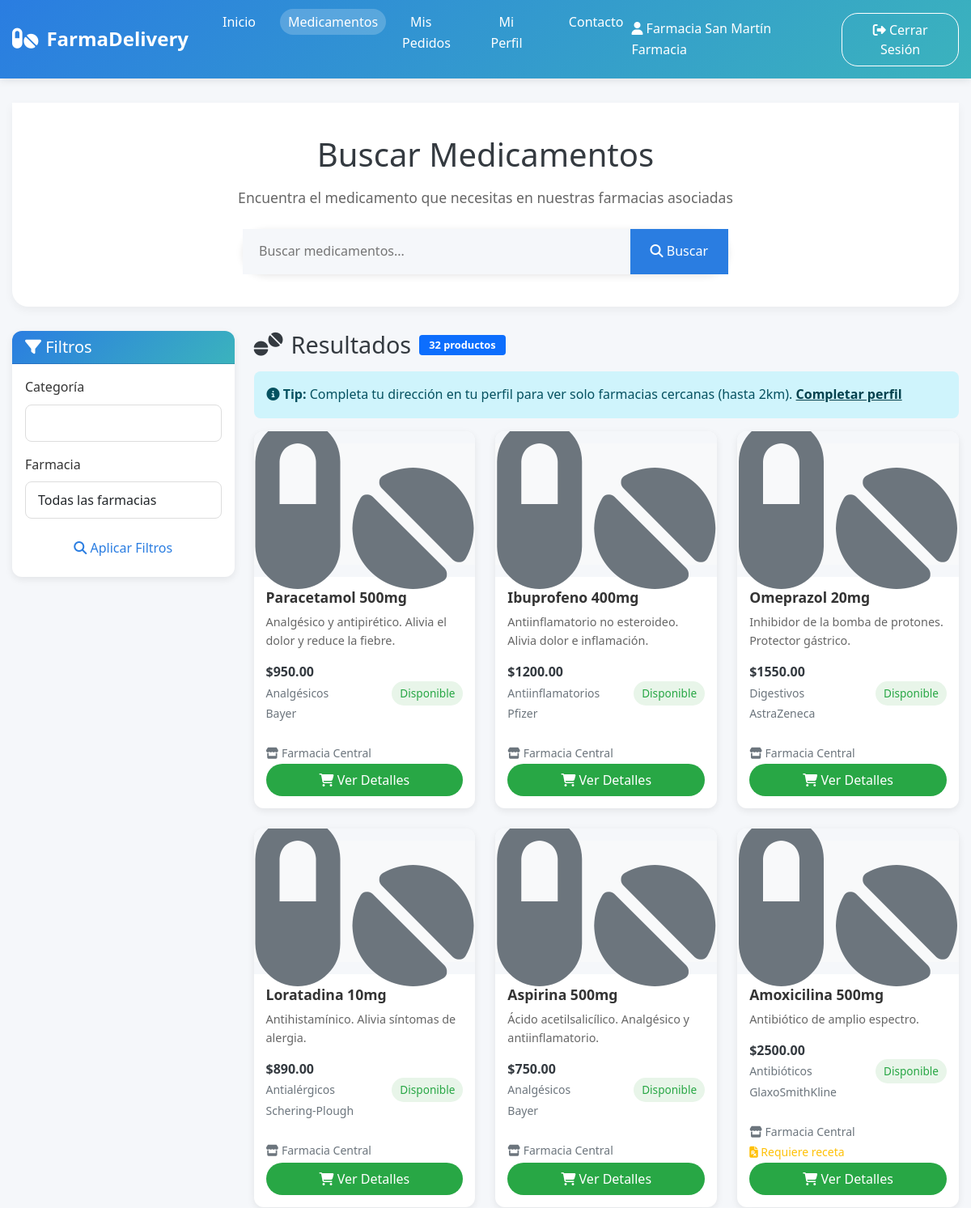
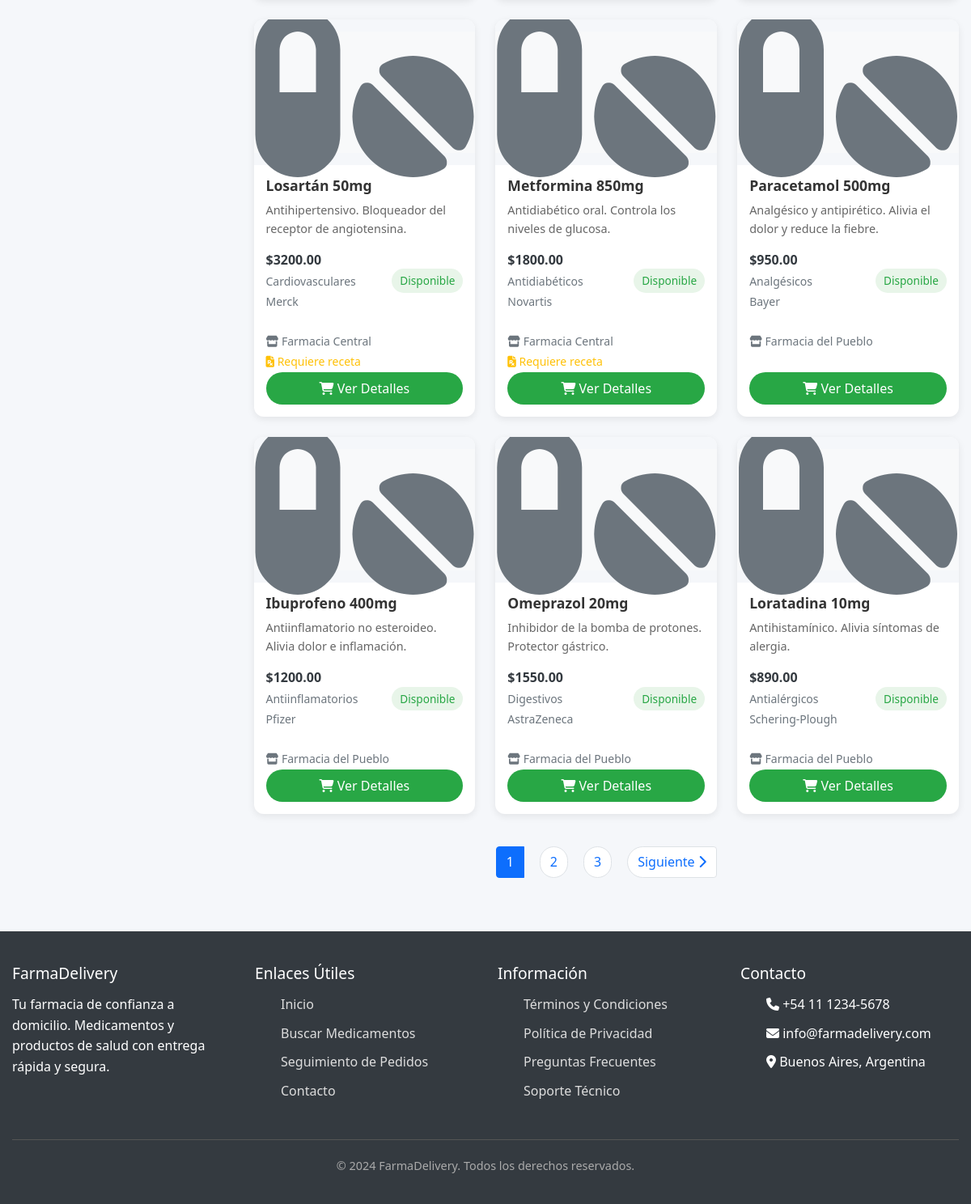
Screenshot of /buscar/ (signed in) with the database file from the repository (2 pictures, top to bottom).
### core/models.py (models this page shows, shortened)
class Producto(models.Model):
    nombre = models.CharField(max_length=200)
    descripcion = models.TextField(blank=True)
    imagen = models.ImageField(upload_to='productos/', null=True, blank=True, verbose_name="Imagen del Producto")
    precio_base = models.DecimalField(max_digits=10, decimal_places=2)
    codigo_barras = models.CharField(max_length=50, unique=True, blank=True)
    categoria = models.CharField(max_length=100, blank=True)
    laboratorio = models.CharField(max_length=100, blank=True)
    requiere_receta = models.BooleanField(default=False)
    stock_disponible = models.PositiveIntegerField(default=0)
    farmacia = models.ForeignKey(Farmacia, on_delete=models.CASCADE, related_name='productos')
    activo = models.BooleanField(default=True)
    fecha_creacion = models.DateTimeField(auto_now_add=True)
    class Meta:
        verbose_name = 'Producto'
        verbose_name_plural = 'Productos'

class Farmacia(models.Model):
    user = models.OneToOneField(User, on_delete=models.CASCADE, related_name='farmacia')
    nombre = models.CharField(max_length=100)
    direccion = models.ForeignKey(Direccion, on_delete=models.CASCADE)
    matricula = models.CharField(max_length=20, unique=True)
    cuit = models.CharField(
        max_length=13,
        unique=True,
        validators=[
            MinLengthValidator(11),
            RegexValidator(r'^\d+$', 'El CUIT debe contener solo números')
        ]
    )
    obras_sociales_aceptadas = models.ManyToManyField(ObraSocial, blank=True, related_name='farmacias')
    telefono = models.CharField(max_length=20)
    email_contacto = models.EmailField()
    horario_apertura = models.TimeField()
    horario_cierre = models.TimeField()
    activa = models.BooleanField(default=True)
    rol = models.CharField(max_length=20, choices=Rol.choices, default=Rol.FARMACIA)
    class Meta:
        verbose_name = 'Farmacia'
        verbose_name_plural = 'Farmacias'

### core/views.py (the view)
# urls.py: path('buscar/', views.buscar_productos, name='buscar_productos'),
@login_required
def buscar_productos(request):
    form = BusquedaProductoForm(request.GET)
    productos = Producto.objects.filter(activo=True)
    try:
        cliente = Cliente.objects.get(user=request.user)
        direccion_cliente = cliente.direccion
    except Cliente.DoesNotExist:
        direccion_cliente = None
    if form.is_valid():
        busqueda = form.cleaned_data.get('busqueda')
        categoria = form.cleaned_data.get('categoria')
        farmacia = form.cleaned_data.get('farmacia')
        if busqueda:
            productos = productos.filter(nombre__icontains=busqueda)
        if categoria:
            productos = productos.filter(categoria__icontains=categoria)
        if farmacia:
            productos = productos.filter(farmacia=farmacia)
    productos_cercanos = []
    if direccion_cliente and direccion_cliente.latitud and direccion_cliente.longitud:
        farmacias_cercanas = Farmacia.farmacias_cercanas(direccion_cliente, radio_km=2)
        farmacias_ids = [f['farmacia'].id for f in farmacias_cercanas]
        productos = productos.filter(farmacia_id__in=farmacias_ids)
        for producto in productos:
            distancia = producto.farmacia.distancia_a_cliente(direccion_cliente)
            productos_cercanos.append({
                'producto': producto,
                'distancia': round(distancia, 2) if distancia else None
            })
    else:
        productos_cercanos = [{'producto': p, 'distancia': None} for p in productos]
    paginator = Paginator(productos_cercanos, 12)
    page_number = request.GET.get('page')
    page_obj = paginator.get_page(page_number)
    context = {
        'form': form,
        'productos': page_obj,
        'total_resultados': len(productos_cercanos),
        'direccion_cliente': direccion_cliente,
        'filtro_distancia': direccion_cliente and direccion_cliente.latitud and direccion_cliente.longitud,
    }
    return render(request, 'core/buscar_productos.html', context)

### core/templates/core/buscar_productos.html (shortened to what this page needs)
{% extends 'core/base.html' %}
{% load static %}
{% block content %}
<section class="hero">
    <h1>Buscar Medicamentos</h1>
    <p>Encuentra el medicamento que necesitas en nuestras farmacias asociadas</p>
    <form method="get" action="{% url 'buscar_productos' %}" class="search-bar" style="position: relative;">
        <input type="text"
               name="busqueda"
               placeholder="Buscar medicamentos..."
               value="{{ form.busqueda.value|default:'' }}"
               id="busqueda-medicamento"
               autocomplete="off">
        <button type="submit"><i class="fas fa-search"></i> Buscar</button>
    </form>
</section>
<div class="row">
    <div class="col-md-3">
        <div class="card">
            <div class="card-header">
                <h5 class="mb-0"><i class="fas fa-filter"></i> Filtros</h5>
            </div>
            <div class="card-body">
                <form method="get">
                    <div class="mb-3">
                        <label for="categoria" class="form-label">Categoría</label>
                        <input type="text" class="form-control" name="categoria" value="{{ form.categoria.value|default:'' }}">
                    </div>
                    <div class="mb-3">
                        <label for="farmacia" class="form-label">Farmacia</label>
                        <select class="form-control" name="farmacia">
                            <option value="">Todas las farmacias</option>
                        </select>
                    </div>
                    <button type="submit" class="btn btn-primary w-100">
                        <i class="fas fa-search"></i> Aplicar Filtros
                    </button>
                </form>
            </div>
        </div>
    </div>
    <div class="col-md-9">
        <div class="d-flex justify-content-between align-items-center mb-3">
            <h2 class="section-title mb-0">
                <i class="fas fa-tablets"></i> Resultados
                {% if total_resultados %}
                <span class="badge bg-primary">{{ total_resultados }} productos</span>
                {% endif %}
            </h2>
        </div>
        {% if not filtro_distancia %}
        <div class="alert alert-info">
            <i class="fas fa-info-circle"></i>
            <strong>Tip:</strong> Completa tu dirección en tu perfil para ver solo farmacias cercanas (hasta 2km).
            <a href="{% url 'perfil_cliente' %}" class="alert-link">Completar perfil</a>
        </div>
        {% endif %}
        {% if productos %}
        <div class="products-grid">
            {% for item in productos %}
            <div class="product-card">
                <div class="product-image">
                    {% if item.producto.imagen %}
                        <img src="{{ item.producto.imagen.url }}" alt="{{ item.producto.nombre }}" style="width: 100%; height: 150px; object-fit: cover;">
                    {% else %}
                        <div style="width: 100%; height: 150px; display: flex; align-items: center; justify-content: center; background-color: #f8f9fa;">
                            <i class="fas fa-pills fa-5x text-secondary"></i>
                        </div>
                    {% endif %}
                </div>
                <div class="product-info">
                    <h3 class="product-title">{{ item.producto.nombre }}</h3>
                    <p class="product-description">{{ item.producto.descripcion|truncatewords:15 }}</p>
                    <div class="product-meta">
                        <div>
                            <span class="product-price">${{ item.producto.precio_base }}</span>
                            {% if item.producto.categoria %}
                            <br><small class="text-muted">{{ item.producto.categoria }}</small>
                            {% endif %}
                            {% if item.producto.laboratorio %}
                            <br><small class="text-muted">{{ item.producto.laboratorio }}</small>
                            {% endif %}
                        </div>
                        <span class="stock-status {% if item.producto.stock_disponible > 10 %}in-stock{% elif item.producto.stock_disponible > 0 %}low-stock{% else %}no-stock{% endif %}">
                            {% if item.producto.stock_disponible > 10 %}Disponible{% elif item.producto.stock_disponible > 0 %}Poco Stock{% else %}Sin Stock{% endif %}
                        </span>
                    </div>
                    <div class="mt-2">
                        <small class="text-muted">
                            <i class="fas fa-store"></i> {{ item.producto.farmacia.nombre }}
                        </small>
                        {% if item.producto.requiere_receta %}
                        <br><small class="text-warning">
                            <i class="fas fa-file-prescription"></i> Requiere receta
                        </small>
                        {% endif %}
                    </div>
                    {% if item.producto.stock_disponible > 0 %}
                    <a href="{% url 'detalle_producto' item.producto.id %}" class="btn btn-success w-100 mt-2 mt-auto">
                        <i class="fas fa-shopping-cart"></i> Ver Detalles
                    </a>
                    {% else %}
                    <button class="btn btn-secondary w-100 mt-2 mt-auto" disabled>
                        <i class="fas fa-times"></i> Sin Stock
                    </button>
                    {% endif %}
                </div>
            </div>
            {% endfor %}
        </div>
        {% if productos.has_other_pages %}
        <nav aria-label="Paginación de productos">
            <ul class="pagination justify-content-center">
                {% for num in productos.paginator.page_range %}
                {% if productos.number == num %}
                <li class="page-item active">
                    <span class="page-link">{{ num }}</span>
                </li>
                {% elif num > productos.number|add:'-3' and num < productos.number|add:'3' %}
                <li class="page-item">
                    <a class="page-link" href="?page={{ num }}">{{ num }}</a>
                </li>
                {% endif %}
                {% endfor %}
                {% if productos.has_next %}
                <li class="page-item">
                    <a class="page-link" href="?page={{ productos.next_page_number }}">
                        Siguiente <i class="fas fa-chevron-right"></i>
                    </a>
                </li>
                {% endif %}
            </ul>
        </nav>
        {% endif %}
        {% endif %}
    </div>
</div>
{% endblock %}

### core/templates/core/base.html (shortened to what this page needs)
<!DOCTYPE html>
<html lang="es">
<head>
    <link rel="stylesheet" href="https://cdnjs.cloudflare.com/ajax/libs/font-awesome/6.4.0/css/all.min.css">
    <link href="https://cdn.jsdelivr.net/npm/bootstrap@5.1.3/dist/css/bootstrap.min.css" rel="stylesheet">
</head>
<body>
    <header>
        <div class="container">
            <div class="header-content">
                <div class="logo">
                    <i class="fas fa-pills"></i>
                    <span>FarmaDelivery</span>
                </div>
                <nav>
                    <ul>
                        <li><a href="{% url 'home' %}" {% if request.resolver_match.url_name == 'home' %}class="active"{% endif %}>Inicio</a></li>
                        <li><a href="{% url 'buscar_productos' %}" {% if request.resolver_match.url_name == 'buscar_productos' %}class="active"{% endif %}>Medicamentos</a></li>
                        <li><a href="{% url 'seguimiento_pedidos' %}" {% if request.resolver_match.url_name == 'seguimiento_pedidos' %}class="active"{% endif %}>Mis Pedidos</a></li>
                        <li><a href="{% url 'perfil_cliente' %}" {% if request.resolver_match.url_name == 'perfil_cliente' %}class="active"{% endif %}>Mi Perfil</a></li>
                        <li><a href="{% url 'contacto' %}" {% if request.resolver_match.url_name == 'contacto' %}class="active"{% endif %}>Contacto</a></li>
                    </ul>
                </nav>
                <div class="user-actions">
                    <span class="text-white me-3">
                        <i class="fas fa-user"></i> {{ user.get_full_name|default:user.username }}
                    </span>
                    <form method="post" action="{% url 'logout' %}" style="display: inline;">
                        <button type="submit" class="btn btn-outline">
                            <i class="fas fa-sign-out-alt"></i> Cerrar Sesión
                        </button>
                    </form>
                </div>
            </div>
        </div>
    </header>
    <main class="container" style="margin-top: 30px;">
        {% block content %}{% endblock %}
    </main>
    <footer>
        <div class="container">
            <div class="footer-content">
                <div class="footer-section">
                    <h3>FarmaDelivery</h3>
                    <p>Tu farmacia de confianza a domicilio. Medicamentos y productos de salud con entrega rápida y segura.</p>
                </div>
                <div class="footer-section">
                    <h3>Enlaces Útiles</h3>
                    <ul>
                        <li><a href="{% url 'home' %}">Inicio</a></li>
                        <li><a href="{% url 'buscar_productos' %}">Buscar Medicamentos</a></li>
                        <li><a href="{% url 'seguimiento_pedidos' %}">Seguimiento de Pedidos</a></li>
                        <li><a href="{% url 'contacto' %}">Contacto</a></li>
                    </ul>
                </div>
                <div class="footer-section">
                    <h3>Información</h3>
                    <ul>
                        <li><a href="#">Términos y Condiciones</a></li>
                        <li><a href="#">Política de Privacidad</a></li>
                        <li><a href="#">Preguntas Frecuentes</a></li>
                        <li><a href="#">Soporte Técnico</a></li>
                    </ul>
                </div>
                <div class="footer-section">
                    <h3>Contacto</h3>
                    <ul>
                        <li><i class="fas fa-phone"></i> +54 11 1234-5678</li>
                        <li><i class="fas fa-envelope"></i> info@farmadelivery.com</li>
                        <li><i class="fas fa-map-marker-alt"></i> Buenos Aires, Argentina</li>
                    </ul>
                </div>
            </div>
            <div class="copyright">
                <p>&copy; 2024 FarmaDelivery. Todos los derechos reservados.</p>
            </div>
        </div>
    </footer>
</body>
</html>

### rows the page displays
Producto: producto.nombre "Paracetamol 500mg", producto.descripcion "Analgésico y antipirético. Alivia el dolor y reduce la fiebre.", producto.precio_base "950.00", producto.categoria "Analgésicos", producto.laboratorio "Bayer", stock_disponible "Disponible", producto.farmacia.nombre "Farmacia Central"
Producto: producto.nombre "Ibuprofeno 400mg", producto.descripcion "Antiinflamatorio no esteroideo. Alivia dolor e inflamación.", producto.precio_base "1200.00", producto.categoria "Antiinflamatorios", producto.laboratorio "Pfizer", stock_disponible "Disponible", producto.farmacia.nombre "Farmacia Central"
Producto: producto.nombre "Omeprazol 20mg", producto.descripcion "Inhibidor de la bomba de protones. Protector gástrico.", producto.precio_base "1550.00", producto.categoria "Digestivos", producto.laboratorio "AstraZeneca", stock_disponible "Disponible", producto.farmacia.nombre "Farmacia Central"
Producto: producto.nombre "Loratadina 10mg", producto.descripcion "Antihistamínico. Alivia síntomas de alergia.", producto.precio_base "890.00", producto.categoria "Antialérgicos", producto.laboratorio "Schering-Plough", stock_disponible "Disponible", producto.farmacia.nombre "Farmacia Central"
Producto: producto.nombre "Aspirina 500mg", producto.descripcion "Ácido acetilsalicílico. Analgésico y antiinflamatorio.", producto.precio_base "750.00", producto.categoria "Analgésicos", producto.laboratorio "Bayer", stock_disponible "Disponible", producto.farmacia.nombre "Farmacia Central"
Producto: producto.nombre "Amoxicilina 500mg", producto.descripcion "Antibiótico de amplio espectro.", producto.precio_base "2500.00", producto.categoria "Antibióticos", producto.laboratorio "GlaxoSmithKline", stock_disponible "Disponible", producto.farmacia.nombre "Farmacia Central", requiere_receta True (drawn)
Producto: producto.nombre "Losartán 50mg", producto.descripcion "Antihipertensivo. Bloqueador del receptor de angiotensina.", producto.precio_base "3200.00", producto.categoria "Cardiovasculares", producto.laboratorio "Merck", stock_disponible "Disponible", producto.farmacia.nombre "Farmacia Central", requiere_receta True (drawn)
Producto: producto.nombre "Metformina 850mg", producto.descripcion "Antidiabético oral. Controla los niveles de glucosa.", producto.precio_base "1800.00", producto.categoria "Antidiabéticos", producto.laboratorio "Novartis", stock_disponible "Disponible", producto.farmacia.nombre "Farmacia Central", requiere_receta True (drawn)
Producto: producto.nombre "Paracetamol 500mg", producto.descripcion "Analgésico y antipirético. Alivia el dolor y reduce la fiebre.", producto.precio_base "950.00", producto.categoria "Analgésicos", producto.laboratorio "Bayer", stock_disponible "Disponible", producto.farmacia.nombre "Farmacia del Pueblo"
Producto: producto.nombre "Ibuprofeno 400mg", producto.descripcion "Antiinflamatorio no esteroideo. Alivia dolor e inflamación.", producto.precio_base "1200.00", producto.categoria "Antiinflamatorios", producto.laboratorio "Pfizer", stock_disponible "Disponible", producto.farmacia.nombre "Farmacia del Pueblo"
Producto: producto.nombre "Omeprazol 20mg", producto.descripcion "Inhibidor de la bomba de protones. Protector gástrico.", producto.precio_base "1550.00", producto.categoria "Digestivos", producto.laboratorio "AstraZeneca", stock_disponible "Disponible", producto.farmacia.nombre "Farmacia del Pueblo"
Producto: producto.nombre "Loratadina 10mg", producto.descripcion "Antihistamínico. Alivia síntomas de alergia.", producto.precio_base "890.00", producto.categoria "Antialérgicos", producto.laboratorio "Schering-Plough", stock_disponible "Disponible", producto.farmacia.nombre "Farmacia del Pueblo"

### other values shown
{{ user.get_full_name|default:user.username }} "Farmacia San Martín Farmacia"
{{ total_resultados }} "32"
{{ num }} "1"
{{ num }} "2" "3"
